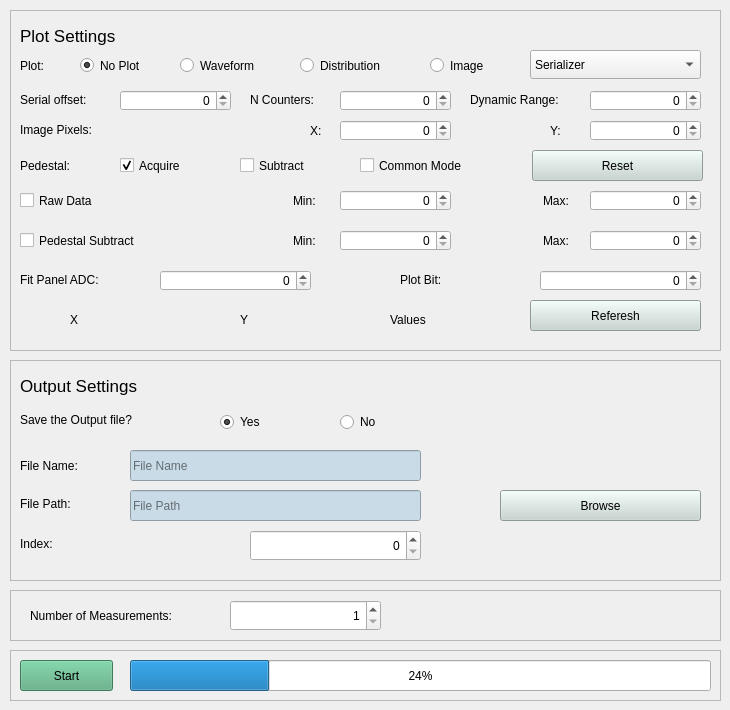
             <widget class="QWidget" name="tab_7">
              <attribute name="title">
               <string>Acquisition</string>
              </attribute>
              <widget class="QFrame" name="frame_10">
               <property name="geometry">
                <rect>
                 <x>10</x>
                 <y>10</y>
                 <width>711</width>
                 <height>341</height>
                </rect>
               </property>
               <property name="frameShape">
                <enum>QFrame::StyledPanel</enum>
               </property>
               <property name="frameShadow">
                <enum>QFrame::Sunken</enum>
               </property>
               <widget class="QLabel" name="label_109">
                <property name="geometry">
                 <rect>
                  <x>10</x>
                  <y>10</y>
                  <width>111</width>
                  <height>31</height>
                 </rect>
                </property>
                <property name="font">
                 <font>
                  <pointsize>13</pointsize>
                 </font>
                </property>
                <property name="text">
                 <string>Plot Settings</string>
                </property>
               </widget>
               <widget class="QLabel" name="label_110">
                <property name="geometry">
                 <rect>
                  <x>10</x>
                  <y>40</y>
                  <width>51</width>
                  <height>31</height>
                 </rect>
                </property>
                <property name="text">
                 <string>Plot:</string>
                </property>
               </widget>
               <widget class="QRadioButton" name="radioButtonNoPlot">
                <property name="geometry">
                 <rect>
                  <x>70</x>
                  <y>40</y>
                  <width>81</width>
                  <height>31</height>
                 </rect>
                </property>
                <property name="text">
                 <string>No Plot</string>
                </property>
                <property name="checked">
                 <bool>true</bool>
                </property>
               </widget>
               <widget class="QRadioButton" name="radioButtonWaveform">
                <property name="geometry">
                 <rect>
                  <x>170</x>
                  <y>40</y>
                  <width>111</width>
                  <height>31</height>
                 </rect>
                </property>
                <property name="text">
                 <string>Waveform</string>
                </property>
               </widget>
               <widget class="QRadioButton" name="radioButtonDistribution">
                <property name="geometry">
                 <rect>
                  <x>290</x>
                  <y>40</y>
                  <width>111</width>
                  <height>31</height>
                 </rect>
                </property>
                <property name="text">
                 <string>Distribution</string>
                </property>
               </widget>
               <widget class="QRadioButton" name="radioButtonImage">
                <property name="geometry">
                 <rect>
                  <x>420</x>
                  <y>40</y>
                  <width>91</width>
                  <height>31</height>
                 </rect>
                </property>
                <property name="text">
                 <string>Image</string>
                </property>
               </widget>
               <widget class="QComboBox" name="comboBoxPlot">
                <property name="geometry">
                 <rect>
                  <x>520</x>
                  <y>40</y>
                  <width>171</width>
                  <height>29</height>
                 </rect>
                </property>
                <item>
                 <property name="text">
                  <string>Serializer</string>
                 </property>
                </item>
                <item>
                 <property name="text">
                  <string>Deserializer</string>
                 </property>
                </item>
                <item>
                 <property name="text">
                  <string>Moench 04-Analog</string>
                 </property>
                </item>
                <item>
                 <property name="text">
                  <string>Moench 04-Digital</string>
                 </property>
                </item>
               </widget>
               <widget class="QLabel" name="label_111">
                <property name="geometry">
                 <rect>
                  <x>10</x>
                  <y>80</y>
                  <width>91</width>
                  <height>19</height>
                 </rect>
                </property>
                <property name="text">
                 <string>Serial offset:</string>
                </property>
               </widget>
               <widget class="QSpinBox" name="spinBoxSerialOffset">
                <property name="geometry">
                 <rect>
                  <x>110</x>
                  <y>80</y>
                  <width>111</width>
                  <height>21</height>
                 </rect>
                </property>
                <property name="alignment">
                 <set>Qt::AlignRight|Qt::AlignTrailing|Qt::AlignVCenter</set>
                </property>
               </widget>
               <widget class="QSpinBox" name="spinBoxNCount">
                <property name="geometry">
                 <rect>
                  <x>330</x>
                  <y>80</y>
                  <width>111</width>
                  <height>21</height>
                 </rect>
                </property>
                <property name="alignment">
                 <set>Qt::AlignRight|Qt::AlignTrailing|Qt::AlignVCenter</set>
                </property>
               </widget>
               <widget class="QLabel" name="label_112">
                <property name="geometry">
                 <rect>
                  <x>240</x>
                  <y>80</y>
                  <width>81</width>
                  <height>19</height>
                 </rect>
                </property>
                <property name="text">
                 <string>N Counters:</string>
                </property>
               </widget>
               <widget class="QSpinBox" name="spinBoxDynamicRange">
                <property name="geometry">
                 <rect>
                  <x>580</x>
                  <y>80</y>
                  <width>111</width>
                  <height>21</height>
                 </rect>
                </property>
                <property name="alignment">
                 <set>Qt::AlignRight|Qt::AlignTrailing|Qt::AlignVCenter</set>
                </property>
               </widget>
               <widget class="QLabel" name="label_113">
                <property name="geometry">
                 <rect>
                  <x>460</x>
                  <y>80</y>
                  <width>111</width>
                  <height>20</height>
                 </rect>
                </property>
                <property name="text">
                 <string>Dynamic Range:</string>
                </property>
               </widget>
               <widget class="QLabel" name="label_114">
                <property name="geometry">
                 <rect>
                  <x>10</x>
                  <y>110</y>
                  <width>91</width>
                  <height>19</height>
                 </rect>
                </property>
                <property name="text">
                 <string>Image Pixels:</string>
                </property>
               </widget>
               <widget class="QLabel" name="label_115">
                <property name="geometry">
                 <rect>
                  <x>300</x>
                  <y>110</y>
                  <width>21</width>
                  <height>21</height>
                 </rect>
                </property>
                <property name="text">
                 <string>X:</string>
                </property>
               </widget>
               <widget class="QSpinBox" name="spinBoxImageX">
                <property name="geometry">
                 <rect>
                  <x>330</x>
                  <y>110</y>
                  <width>111</width>
                  <height>21</height>
                 </rect>
                </property>
                <property name="alignment">
                 <set>Qt::AlignRight|Qt::AlignTrailing|Qt::AlignVCenter</set>
                </property>
               </widget>
               <widget class="QSpinBox" name="spinBoxImageY">
                <property name="geometry">
                 <rect>
                  <x>580</x>
                  <y>110</y>
                  <width>111</width>
                  <height>21</height>
                 </rect>
                </property>
                <property name="alignment">
                 <set>Qt::AlignRight|Qt::AlignTrailing|Qt::AlignVCenter</set>
                </property>
               </widget>
               <widget class="QLabel" name="label_116">
                <property name="geometry">
                 <rect>
                  <x>540</x>
                  <y>110</y>
                  <width>21</width>
                  <height>21</height>
                 </rect>
                </property>
                <property name="text">
                 <string>Y:</string>
                </property>
               </widget>
               <widget class="QLabel" name="label_117">
                <property name="geometry">
                 <rect>
                  <x>10</x>
                  <y>140</y>
                  <width>64</width>
                  <height>31</height>
                 </rect>
                </property>
                <property name="text">
                 <string>Pedestal:</string>
                </property>
               </widget>
               <widget class="QCheckBox" name="checkBoxAcquire">
                <property name="geometry">
                 <rect>
                  <x>110</x>
                  <y>140</y>
                  <width>94</width>
                  <height>31</height>
                 </rect>
                </property>
                <property name="text">
                 <string>Acquire</string>
                </property>
                <property name="checked">
                 <bool>true</bool>
                </property>
               </widget>
               <widget class="QCheckBox" name="checkBoxSubtract">
                <property name="geometry">
                 <rect>
                  <x>230</x>
                  <y>140</y>
                  <width>94</width>
                  <height>31</height>
                 </rect>
                </property>
                <property name="text">
                 <string>Subtract</string>
                </property>
               </widget>
               <widget class="QCheckBox" name="checkBoxCommonMode">
                <property name="geometry">
                 <rect>
                  <x>350</x>
                  <y>140</y>
                  <width>131</width>
                  <height>31</height>
                 </rect>
                </property>
                <property name="text">
                 <string>Common Mode</string>
                </property>
               </widget>
               <widget class="QPushButton" name="pushButtonReset">
                <property name="geometry">
                 <rect>
                  <x>522</x>
                  <y>140</y>
                  <width>171</width>
                  <height>31</height>
                 </rect>
                </property>
                <property name="styleSheet">
                 <string notr="true">background-color: rgb(199, 213, 207);</string>
                </property>
                <property name="text">
                 <string>Reset</string>
                </property>
               </widget>
               <widget class="QCheckBox" name="checkBoxRaw">
                <property name="geometry">
                 <rect>
                  <x>10</x>
                  <y>180</y>
                  <width>94</width>
                  <height>21</height>
                 </rect>
                </property>
                <property name="text">
                 <string>Raw Data</string>
                </property>
               </widget>
               <widget class="QCheckBox" name="checkBoxPedestal">
                <property name="geometry">
                 <rect>
                  <x>10</x>
                  <y>220</y>
                  <width>151</width>
                  <height>21</height>
                 </rect>
                </property>
                <property name="text">
                 <string>Pedestal Subtract</string>
                </property>
               </widget>
               <widget class="QLabel" name="label_118">
                <property name="geometry">
                 <rect>
                  <x>283</x>
                  <y>180</y>
                  <width>31</width>
                  <height>21</height>
                 </rect>
                </property>
                <property name="text">
                 <string>Min:</string>
                </property>
               </widget>
               <widget class="QLabel" name="label_119">
                <property name="geometry">
                 <rect>
                  <x>283</x>
                  <y>220</y>
                  <width>31</width>
                  <height>21</height>
                 </rect>
                </property>
                <property name="text">
                 <string>Min:</string>
                </property>
               </widget>
               <widget class="QSpinBox" name="spinBoxRawMin">
                <property name="geometry">
                 <rect>
                  <x>330</x>
                  <y>180</y>
                  <width>111</width>
                  <height>21</height>
                 </rect>
                </property>
                <property name="alignment">
                 <set>Qt::AlignRight|Qt::AlignTrailing|Qt::AlignVCenter</set>
                </property>
               </widget>
               <widget class="QSpinBox" name="spinBoxPedestalMin">
                <property name="geometry">
                 <rect>
                  <x>330</x>
                  <y>220</y>
                  <width>111</width>
                  <height>21</height>
                 </rect>
                </property>
                <property name="alignment">
                 <set>Qt::AlignRight|Qt::AlignTrailing|Qt::AlignVCenter</set>
                </property>
               </widget>
               <widget class="QLabel" name="label_120">
                <property name="geometry">
                 <rect>
                  <x>533</x>
                  <y>220</y>
                  <width>31</width>
                  <height>21</height>
                 </rect>
                </property>
                <property name="text">
                 <string>Max:</string>
                </property>
               </widget>
               <widget class="QSpinBox" name="spinBoxPedestalMax">
                <property name="geometry">
                 <rect>
                  <x>580</x>
                  <y>220</y>
                  <width>111</width>
                  <height>21</height>
                 </rect>
                </property>
                <property name="alignment">
                 <set>Qt::AlignRight|Qt::AlignTrailing|Qt::AlignVCenter</set>
                </property>
               </widget>
               <widget class="QSpinBox" name="spinBoxRawMax">
                <property name="geometry">
                 <rect>
                  <x>580</x>
                  <y>180</y>
                  <width>111</width>
                  <height>21</height>
                 </rect>
                </property>
                <property name="alignment">
                 <set>Qt::AlignRight|Qt::AlignTrailing|Qt::AlignVCenter</set>
                </property>
               </widget>
               <widget class="QLabel" name="label_121">
                <property name="geometry">
                 <rect>
                  <x>533</x>
                  <y>180</y>
                  <width>31</width>
                  <height>21</height>
                 </rect>
                </property>
                <property name="text">
                 <string>Max:</string>
                </property>
               </widget>
               <widget class="QSpinBox" name="spinBoxFit">
                <property name="geometry">
                 <rect>
                  <x>150</x>
                  <y>260</y>
                  <width>151</width>
                  <height>21</height>
                 </rect>
                </property>
                <property name="alignment">
                 <set>Qt::AlignRight|Qt::AlignTrailing|Qt::AlignVCenter</set>
                </property>
               </widget>
               <widget class="QSpinBox" name="spinBoxPlot">
                <property name="geometry">
                 <rect>
                  <x>530</x>
                  <y>260</y>
                  <width>161</width>
                  <height>21</height>
                 </rect>
                </property>
                <property name="alignment">
                 <set>Qt::AlignRight|Qt::AlignTrailing|Qt::AlignVCenter</set>
                </property>
               </widget>
               <widget class="QLabel" name="label_122">
                <property name="geometry">
                 <rect>
                  <x>10</x>
                  <y>260</y>
                  <width>101</width>
                  <height>19</height>
                 </rect>
                </property>
                <property name="text">
                 <string>Fit Panel ADC:</string>
                </property>
               </widget>
               <widget class="QLabel" name="label_123">
                <property name="geometry">
                 <rect>
                  <x>390</x>
                  <y>260</y>
                  <width>101</width>
                  <height>19</height>
                 </rect>
                </property>
                <property name="text">
                 <string>Plot Bit:</string>
                </property>
               </widget>
               <widget class="QLabel" name="labelX">
                <property name="geometry">
                 <rect>
                  <x>60</x>
                  <y>300</y>
                  <width>51</width>
                  <height>20</height>
                 </rect>
                </property>
                <property name="text">
                 <string>X</string>
                </property>
               </widget>
               <widget class="QLabel" name="labelY">
                <property name="geometry">
                 <rect>
                  <x>230</x>
                  <y>300</y>
                  <width>41</width>
                  <height>20</height>
                 </rect>
                </property>
                <property name="text">
                 <string>Y</string>
                </property>
               </widget>
               <widget class="QLabel" name="labelValues">
                <property name="geometry">
                 <rect>
                  <x>380</x>
                  <y>300</y>
                  <width>81</width>
                  <height>20</height>
                 </rect>
                </property>
                <property name="text">
                 <string>Values</string>
                </property>
               </widget>
               <widget class="QPushButton" name="pushButtonReferesh">
                <property name="geometry">
                 <rect>
                  <x>520</x>
                  <y>290</y>
                  <width>171</width>
                  <height>31</height>
                 </rect>
                </property>
                <property name="styleSheet">
                 <string notr="true">background-color: rgb(199, 213, 207);</string>
                </property>
                <property name="text">
                 <string>Referesh</string>
                </property>
               </widget>
              </widget>
              <widget class="QFrame" name="frame_11">
               <property name="geometry">
                <rect>
                 <x>10</x>
                 <y>360</y>
                 <width>711</width>
                 <height>221</height>
                </rect>
               </property>
               <property name="frameShape">
                <enum>QFrame::StyledPanel</enum>
               </property>
               <property name="frameShadow">
                <enum>QFrame::Sunken</enum>
               </property>
               <widget class="QLabel" name="label_127">
                <property name="geometry">
                 <rect>
                  <x>10</x>
                  <y>10</y>
                  <width>131</width>
                  <height>31</height>
                 </rect>
                </property>
                <property name="font">
                 <font>
                  <pointsize>13</pointsize>
                 </font>
                </property>
                <property name="frameShadow">
                 <enum>QFrame::Sunken</enum>
                </property>
                <property name="lineWidth">
                 <number>1</number>
                </property>
                <property name="text">
                 <string>Output Settings</string>
                </property>
               </widget>
               <widget class="QLabel" name="label_128">
                <property name="geometry">
                 <rect>
                  <x>10</x>
                  <y>50</y>
                  <width>151</width>
                  <height>19</height>
                 </rect>
                </property>
                <property name="text">
                 <string>Save the Output file?</string>
                </property>
               </widget>
               <widget class="QRadioButton" name="radioButtonYes">
                <property name="geometry">
                 <rect>
                  <x>210</x>
                  <y>50</y>
                  <width>111</width>
                  <height>24</height>
                 </rect>
                </property>
                <property name="text">
                 <string>Yes</string>
                </property>
                <property name="checked">
                 <bool>true</bool>
                </property>
               </widget>
               <widget class="QRadioButton" name="radioButtonNo">
                <property name="geometry">
                 <rect>
                  <x>330</x>
                  <y>50</y>
                  <width>111</width>
                  <height>24</height>
                 </rect>
                </property>
                <property name="text">
                 <string>No</string>
                </property>
                <property name="checked">
                 <bool>false</bool>
                </property>
               </widget>
               <widget class="QFrame" name="frameOutput">
                <property name="geometry">
                 <rect>
                  <x>0</x>
                  <y>80</y>
                  <width>701</width>
                  <height>131</height>
                 </rect>
                </property>
                <property name="frameShape">
                 <enum>QFrame::NoFrame</enum>
                </property>
                <property name="frameShadow">
                 <enum>QFrame::Plain</enum>
                </property>
                <widget class="QLabel" name="label_129">
                 <property name="geometry">
                  <rect>
                   <x>10</x>
                   <y>10</y>
                   <width>81</width>
                   <height>31</height>
                  </rect>
                 </property>
                 <property name="text">
                  <string>File Name:</string>
                 </property>
                </widget>
                <widget class="QLabel" name="label_130">
                 <property name="geometry">
                  <rect>
                   <x>10</x>
                   <y>48</y>
                   <width>81</width>
                   <height>31</height>
                  </rect>
                 </property>
                 <property name="text">
                  <string>File Path:</string>
                 </property>
                </widget>
                <widget class="QLabel" name="label_131">
                 <property name="geometry">
                  <rect>
                   <x>10</x>
                   <y>88</y>
                   <width>64</width>
                   <height>31</height>
                  </rect>
                 </property>
                 <property name="text">
                  <string>Index:</string>
                 </property>
                </widget>
                <widget class="QLineEdit" name="lineEditFileName">
                 <property name="geometry">
                  <rect>
                   <x>120</x>
                   <y>10</y>
                   <width>291</width>
                   <height>31</height>
                  </rect>
                 </property>
                 <property name="styleSheet">
                  <string notr="true">background-color: rgb(200, 219, 230);</string>
                 </property>
                 <property name="placeholderText">
                  <string>File Name</string>
                 </property>
                </widget>
                <widget class="QLineEdit" name="lineEditFilePath">
                 <property name="geometry">
                  <rect>
                   <x>120</x>
                   <y>50</y>
                   <width>291</width>
                   <height>31</height>
                  </rect>
                 </property>
                 <property name="styleSheet">
                  <string notr="true">background-color: rgb(200, 219, 230);</string>
                 </property>
                 <property name="placeholderText">
                  <string>File Path</string>
                 </property>
                </widget>
                <widget class="QSpinBox" name="spinBoxIndex">
                 <property name="geometry">
                  <rect>
                   <x>240</x>
                   <y>90</y>
                   <width>171</width>
                   <height>31</height>
                  </rect>
                 </property>
                 <property name="alignment">
                  <set>Qt::AlignRight|Qt::AlignTrailing|Qt::AlignVCenter</set>
                 </property>
                </widget>
                <widget class="QPushButton" name="pushButtonBrowse">
                 <property name="geometry">
                  <rect>
                   <x>490</x>
                   <y>50</y>
                   <width>201</width>
                   <height>31</height>
                  </rect>
                 </property>
                 <property name="styleSheet">
                  <string notr="true">background-color: rgb(199, 213, 207);</string>
                 </property>
                 <property name="text">
                  <string>Browse</string>
                 </property>
                </widget>
               </widget>
              </widget>
              <widget class="QFrame" name="frame_13">
               <property name="geometry">
                <rect>
                 <x>10</x>
                 <y>650</y>
                 <width>711</width>
                 <height>51</height>
                </rect>
               </property>
               <property name="frameShape">
                <enum>QFrame::StyledPanel</enum>
               </property>
               <property name="frameShadow">
                <enum>QFrame::Raised</enum>
               </property>
               <widget class="QPushButton" name="pushButtonStart">
                <property name="geometry">
                 <rect>
                  <x>10</x>
                  <y>10</y>
                  <width>93</width>
                  <height>31</height>
                 </rect>
                </property>
                <property name="styleSheet">
                 <string notr="true">background-color: rgb(85, 170, 127);</string>
                </property>
                <property name="text">
                 <string>Start</string>
                </property>
               </widget>
               <widget class="QProgressBar" name="progressBar">
                <property name="geometry">
                 <rect>
                  <x>120</x>
                  <y>10</y>
                  <width>581</width>
                  <height>31</height>
                 </rect>
                </property>
                <property name="value">
                 <number>24</number>
                </property>
               </widget>
              </widget>
              <widget class="QFrame" name="frame_14">
               <property name="geometry">
                <rect>
                 <x>10</x>
                 <y>590</y>
                 <width>711</width>
                 <height>51</height>
                </rect>
               </property>
               <property name="frameShape">
                <enum>QFrame::StyledPanel</enum>
               </property>
               <property name="frameShadow">
                <enum>QFrame::Raised</enum>
               </property>
               <widget class="QSpinBox" name="spinBoxMeasurements">
                <property name="geometry">
                 <rect>
                  <x>220</x>
                  <y>10</y>
                  <width>151</width>
                  <height>31</height>
                 </rect>
                </property>
                <property name="alignment">
                 <set>Qt::AlignRight|Qt::AlignTrailing|Qt::AlignVCenter</set>
                </property>
                <property name="minimum">
                 <number>1</number>
                </property>
               </widget>
               <widget class="QLabel" name="label_132">
                <property name="geometry">
                 <rect>
                  <x>20</x>
                  <y>10</y>
                  <width>191</width>
                  <height>31</height>
                 </rect>
                </property>
                <property name="text">
                 <string>Number of Measurements:</string>
                </property>
               </widget>
              </widget>
             </widget>
